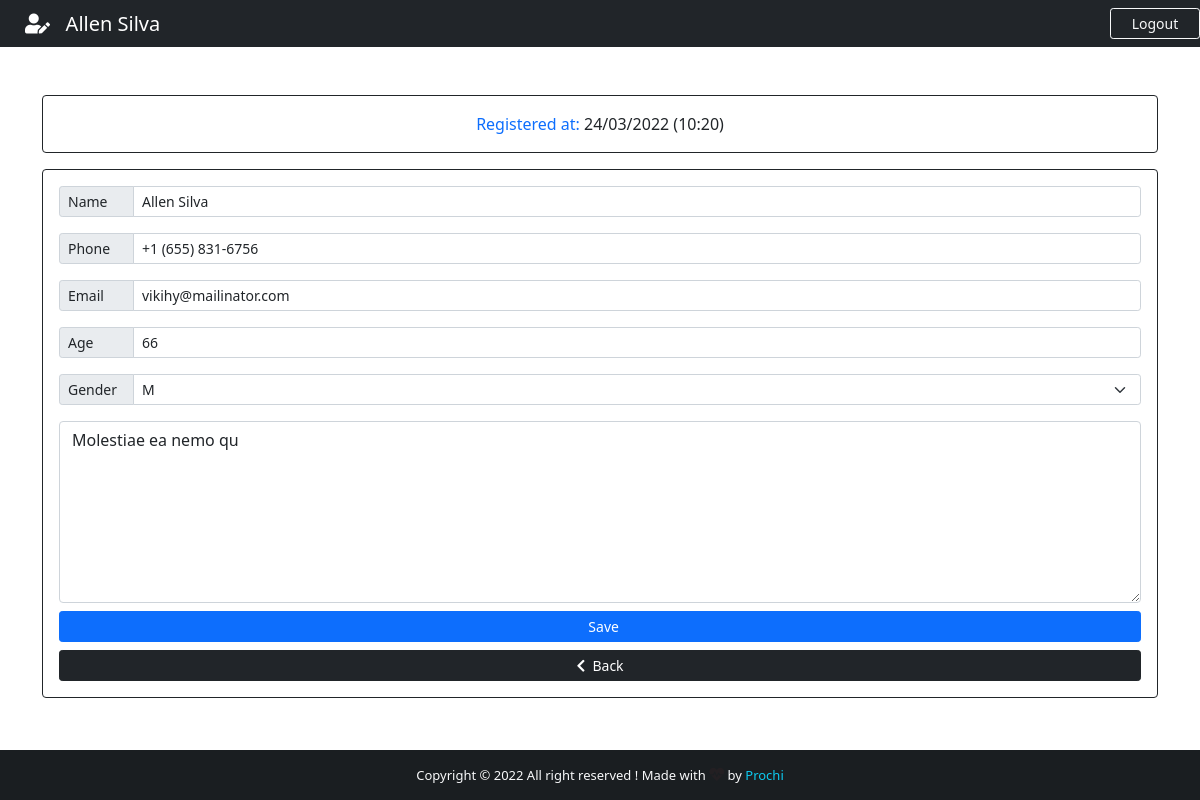
/patient/3/ (signed in), run on an earlier commit of the app's database.
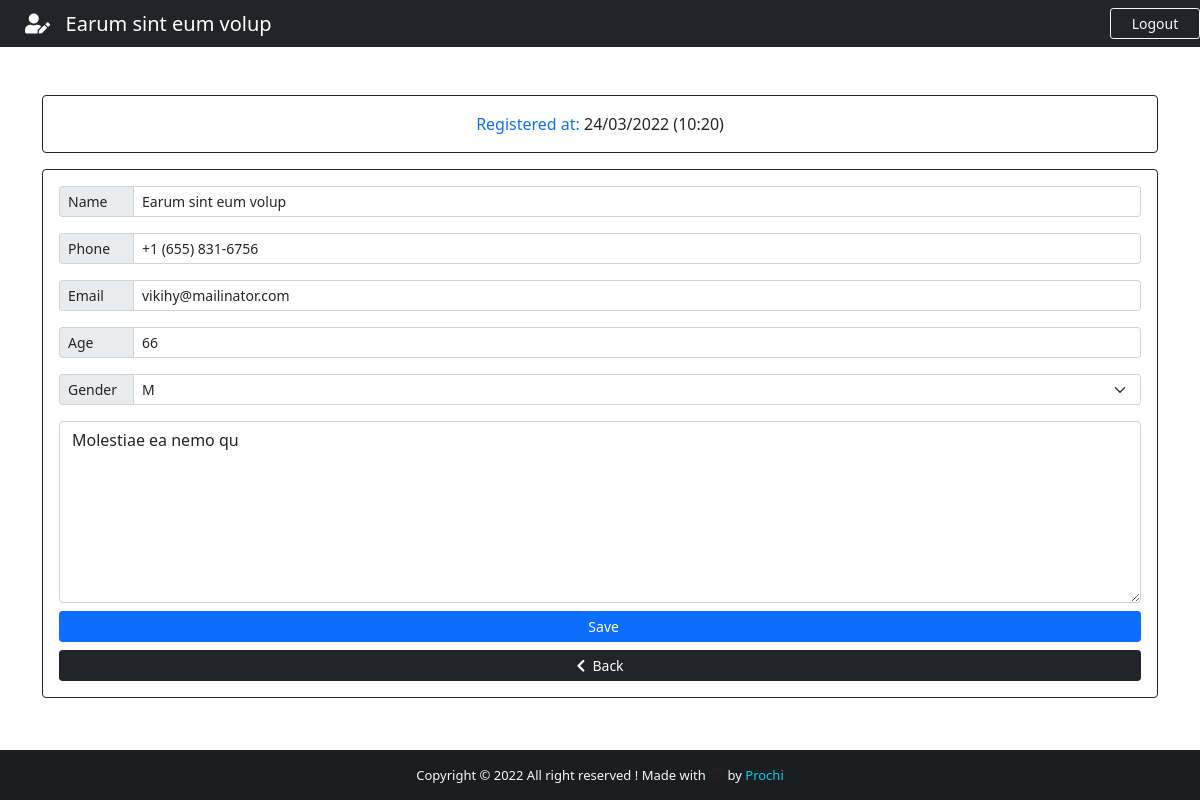
And on a later commit of the database.
### base/models.py (models this page shows, shortened)
class Patient(models.Model):
    GENDER = (
        ('M', 'M'),
        ('F', 'F')
    )
    id = models.IntegerField(primary_key=True)
    name = models.CharField(max_length=40)
    phone = models.CharField(max_length=20)
    email = models.CharField(max_length=40)
    age = models.CharField(max_length=3)
    gender = models.CharField(max_length=1, null=True, choices=GENDER)
    note = models.TextField()
    created_at = models.DateTimeField(auto_now_add=True)

### base/views.py (the view)
# urls.py: path('patient/<str:patient_id>/', views.patient, name="patient"),
@login_required(login_url='login')
def patient(request, patient_id):
    patient = Patient.objects.get(id = patient_id)
    if patient != None:
        return render(request, "base/edit.html", {'patient':patient})

### base/templates/base/edit.html (shortened to what this page needs)
{% extends 'base/add.html' %}
{% block nav-content %}
<i class="fas fa-user-edit"></i>&nbsp;&nbsp; {{ patient.name }}
{% endblock nav-content %}
{% block card-title %}
Registered at: <span class="text-dark">{{ patient.created_at | date:'d/m/Y (H:i)' }}</span>
{% endblock card-title %}
{% block Btn-add %}
&nbsp;&nbsp;Save
{% endblock Btn-add %}
{% block Action %} action="/edit_patient/" {% endblock Action %}
{% block Value-name %} value="{{ patient.name }}" {% endblock Value-name %}
{% block Value-phone %} value="{{ patient.phone }}" {% endblock Value-phone %}
{% block Value-email %} value="{{ patient.email }}" {% endblock Value-email %}
{% block Value-age %} value="{{ patient.age }}" {% endblock Value-age %}
{% block option %}
<option style="background-color: #d3d3d3; color: #007bff;">{{ patient.gender }}</option>
{% endblock option %}
{% block note %}{{ patient.note }}{% endblock note %}

### base/templates/base/add.html (shortened to what this page needs)
{% extends 'main.html' %}
{% block btn-nav %}
<a href="{% url 'logout' %}" class="btn btn-outline-danger btn-sm border-light text-light" id="btn-nav">Logout</a>
{% endblock btn-nav %}
{% block content %}
<div class="container">
    <div class="row">
        <div class="col-lg-12">
            <div class="card card-body border-dark text-primary mt-5">
                <span class="text-center">{% block card-title %} FILL OUT THE FORM BELOW {% endblock card-title %}</span>
            </div>
            <form {% block Action %} action="/add_patient/" {% endblock Action %} method="POST" autocomplete="off" enctype="multipart/form-data" class="card p-3 border-dark mt-3">
                <div class="input-group input-group-sm mb-3">
                    <span class="input-group-text side-label">Name</span>
                    <input type="text" class="form-control" name="name" placeholder="First and Last Name" {% block Value-name %} {% endblock Value-name %}/>
                </div>
                <div class="input-group input-group-sm mb-3">
                    <span class="input-group-text side-label">Phone</span>
                    <input type="phone" class="form-control" name="phone" placeholder="Patient phone" {% block Value-phone %} {% endblock Value-phone %}/>
                </div>
                <div class="input-group input-group-sm mb-3">
                    <span class="input-group-text side-label">Email</span>
                    <input type="email" class="form-control" name="email" placeholder="Patient email" {% block Value-email %} {% endblock Value-email %}/>
                </div>
                <div class="input-group input-group-sm mb-3">
                    <span class="input-group-text side-label">Age</span>
                    <input type="number" class="form-control" name="age" placeholder="Patient age" {% block Value-age %} {% endblock Value-age %}/>
                </div>
                <div class="input-group input-group-sm mb-3">
                    <label class="input-group-text side-label">Gender</label>
                    <select class="form-select" name="gender">
                        {% block option %}{% endblock option %}
                    </select>
                </div>
                <div class="form-group">
                    <textarea class="form-control" name="note" rows="7" placeholder="Description is optional...">{% block note %}{% endblock note %}</textarea>
                </div>
                <div class="d-grid gap-2 mt-2">
                    <button type="submit" class="btn btn-primary btn-sm">
                        {% block Btn-add %}{% endblock Btn-add %}
                    </button>
                    <a href="{% url 'backend' %}" class="btn btn-dark btn-sm">
                        <i class="fas fa-chevron-left"></i>&nbsp;&nbsp;Back
                    </a>
                </div>
            </form>
        </div>
    </div>
</div>
{% endblock content %}

What changed in the data, as far as the page shows it:
changed Patient "vikihy@mailinator.com": name "Allen Silva" → "Earum sint eum volup"
